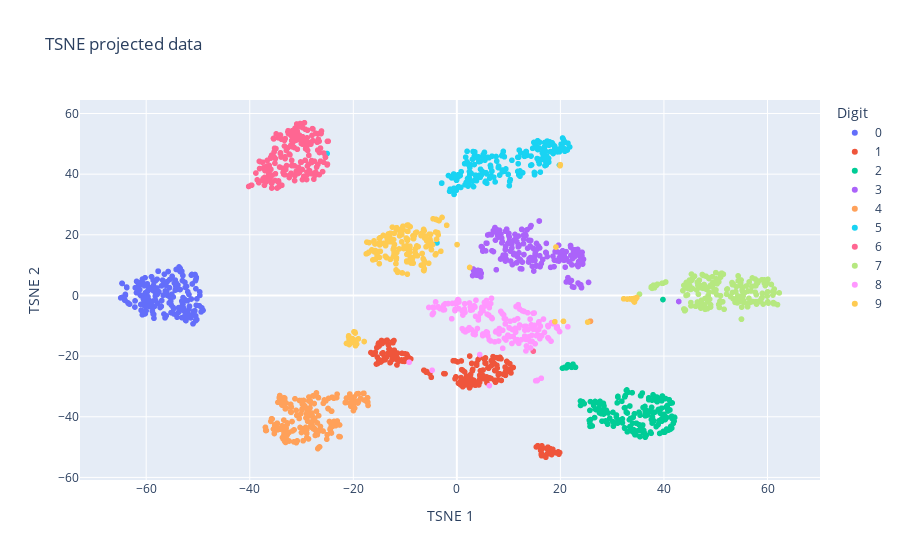

Notebook cell for this chart:
### Code cell
from sklearn.manifold import TSNE
tsne = TSNE(n_components=2)
data_tsne = tsne.fit_transform(data)

data_tsne = pd.DataFrame({'target': map(lambda x : str(x),target), 'x': data_tsne[:, 0], 'y': data_tsne[:, 1]})
fig = px.scatter(data_tsne, x="x", y="y", color="target", title ="TSNE projected data", labels={'x': 'TSNE 1', 'y': 'TSNE 2', 'target': 'Digit'})
fig.show()

### Figure 1 — Plotly figure (JSON) as saved in the notebook; plotly's stock layout.template omitted (floating-point values rounded to 4 significant figures; data arrays with more than 128 entries replaced by an {"elided": "..."} marker saying what was removed)
{"data": [{"hovertemplate": "Digit=0<br>TSNE 1=%{x}<br>TSNE 2=%{y}<extra></extra>", "legendgroup": "0", "marker": {"color": "#636efa", "symbol": "circle"}, "mode": "markers", "name": "0", "showlegend": true, "type": "scattergl", "x": {"elided": "178 float values"}, "xaxis": "x", "y": {"elided": "178 float values"}, "yaxis": "y"}, {"hovertemplate": "Digit=1<br>TSNE 1=%{x}<br>TSNE 2=%{y}<extra></extra>", "legendgroup": "1", "marker": {"color": "#EF553B", "symbol": "circle"}, "mode": "markers", "name": "1", "showlegend": true, "type": "scattergl", "x": {"elided": "182 float values"}, "xaxis": "x", "y": {"elided": "182 float values"}, "yaxis": "y"}, {"hovertemplate": "Digit=2<br>TSNE 1=%{x}<br>TSNE 2=%{y}<extra></extra>", "legendgroup": "2", "marker": {"color": "#00cc96", "symbol": "circle"}, "mode": "markers", "name": "2", "showlegend": true, "type": "scattergl", "x": {"elided": "177 float values"}, "xaxis": "x", "y": {"elided": "177 float values"}, "yaxis": "y"}, {"hovertemplate": "Digit=3<br>TSNE 1=%{x}<br>TSNE 2=%{y}<extra></extra>", "legendgroup": "3", "marker": {"color": "#ab63fa", "symbol": "circle"}, "mode": "markers", "name": "3", "showlegend": true, "type": "scattergl", "x": {"elided": "183 float values"}, "xaxis": "x", "y": {"elided": "183 float values"}, "yaxis": "y"}, {"hovertemplate": "Digit=4<br>TSNE 1=%{x}<br>TSNE 2=%{y}<extra></extra>", "legendgroup": "4", "marker": {"color": "#FFA15A", "symbol": "circle"}, "mode": "markers", "name": "4", "showlegend": true, "type": "scattergl", "x": {"elided": "181 float values"}, "xaxis": "x", "y": {"elided": "181 float values"}, "yaxis": "y"}, {"hovertemplate": "Digit=5<br>TSNE 1=%{x}<br>TSNE 2=%{y}<extra></extra>", "legendgroup": "5", "marker": {"color": "#19d3f3", "symbol": "circle"}, "mode": "markers", "name": "5", "showlegend": true, "type": "scattergl", "x": {"elided": "182 float values"}, "xaxis": "x", "y": {"elided": "182 float values"}, "yaxis": "y"}, {"hovertemplate": "Digit=6<br>TSNE 1=%{x}<br>TSNE 2=%{y}<extra></extra>", "legendgroup": "6", "marker": {"color": "#FF6692", "symbol": "circle"}, "mode": "markers", "name": "6", "showlegend": true, "type": "scattergl", "x": {"elided": "181 float values"}, "xaxis": "x", "y": {"elided": "181 float values"}, "yaxis": "y"}, {"hovertemplate": "Digit=7<br>TSNE 1=%{x}<br>TSNE 2=%{y}<extra></extra>", "legendgroup": "7", "marker": {"color": "#B6E880", "symbol": "circle"}, "mode": "markers", "name": "7", "showlegend": true, "type": "scattergl", "x": {"elided": "179 float values"}, "xaxis": "x", "y": {"elided": "179 float values"}, "yaxis": "y"}, {"hovertemplate": "Digit=8<br>TSNE 1=%{x}<br>TSNE 2=%{y}<extra></extra>", "legendgroup": "8", "marker": {"color": "#FF97FF", "symbol": "circle"}, "mode": "markers", "name": "8", "showlegend": true, "type": "scattergl", "x": {"elided": "174 float values"}, "xaxis": "x", "y": {"elided": "174 float values"}, "yaxis": "y"}, {"hovertemplate": "Digit=9<br>TSNE 1=%{x}<br>TSNE 2=%{y}<extra></extra>", "legendgroup": "9", "marker": {"color": "#FECB52", "symbol": "circle"}, "mode": "markers", "name": "9", "showlegend": true, "type": "scattergl", "x": {"elided": "180 float values"}, "xaxis": "x", "y": {"elided": "180 float values"}, "yaxis": "y"}], "layout": {"legend": {"title": {"text": "Digit"}, "tracegroupgap": 0}, "title": {"text": "TSNE projected data"}, "xaxis": {"anchor": "y", "domain": [0, 1], "title": {"text": "TSNE 1"}}, "yaxis": {"anchor": "x", "domain": [0, 1], "title": {"text": "TSNE 2"}}}}
